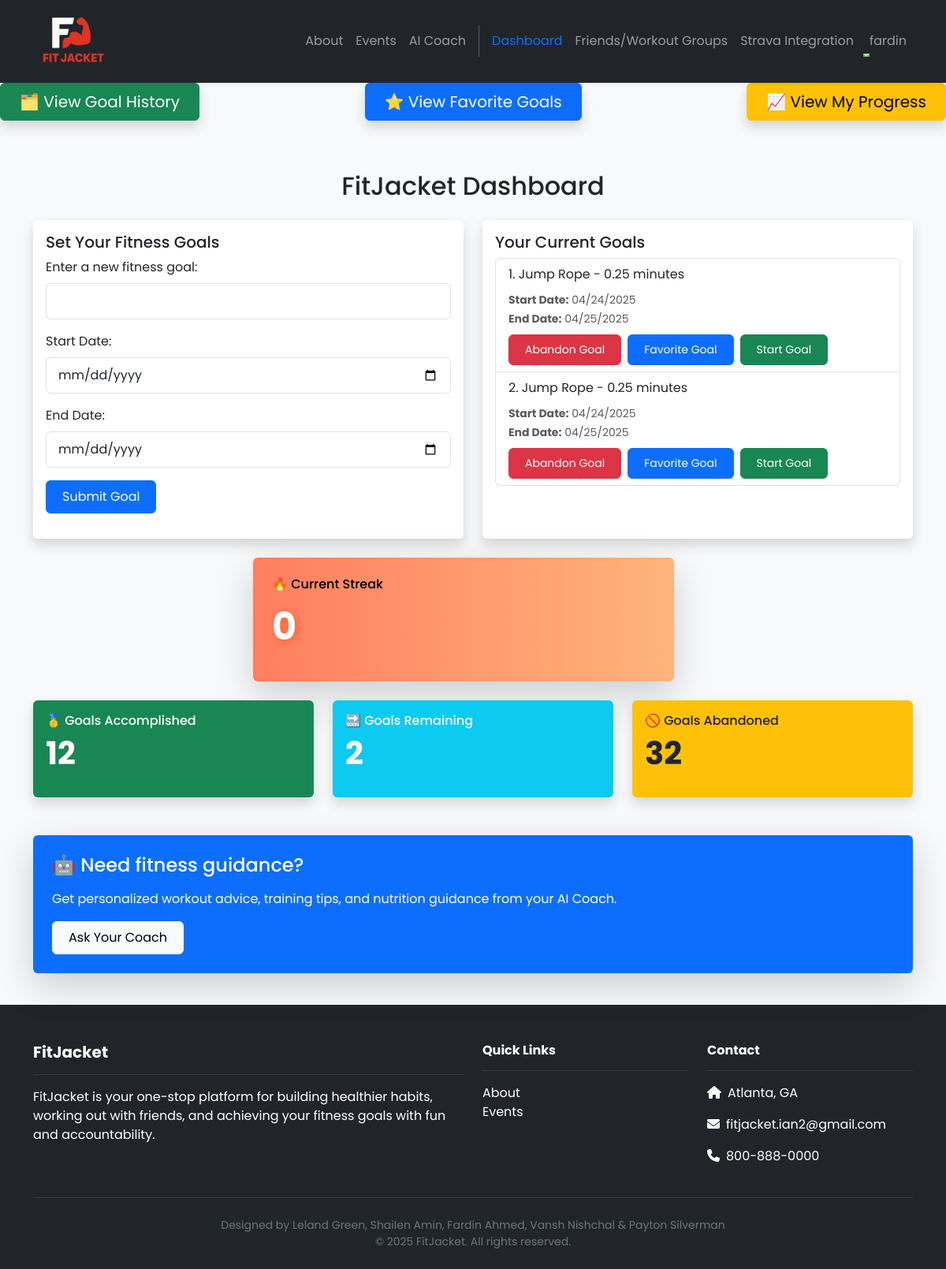
Screenshot of /dashboard/ (signed in) with the database file from the repository.
### dashboard/models.py (models this page shows, shortened)
class Goal(models.Model):
    text = models.CharField(max_length=255)
    created_at = models.DateTimeField(auto_now_add=True)
    start_date = models.DateTimeField(null=True, blank=True, default=timezone.now)
    end_date = models.DateTimeField(null=True, blank=True, default=timezone.now)
    user = models.ForeignKey(User, on_delete=models.CASCADE, null=True)
    completed = models.BooleanField(default=False)
    abandoned = models.BooleanField(default=False)
    favorite = models.BooleanField(default=False)
    total_duration_seconds = models.IntegerField(default=0)
    calories_burnt_per_second = models.FloatField(default=0.0)
    progress = models.FloatField(default=0.0)
    @classmethod
    def expired_goals(cls, user):
        today = timezone.now().date()
        expired = cls.objects.filter(
            user=user,
            completed=False,
            abandoned=False,
            end_date__date__lt=today
        )
        amount_expired = expired.count()
        expired.update(abandoned=True)
        return amount_expired

### dashboard/views.py (the view, shortened to what this page needs)
# urls.py: path('dashboard/', include('dashboard.urls')),
@login_required
def dashboard(request):
    profile, created = Profile.objects.get_or_create(user=request.user)
    if (Goal.expired_goals(request.user) > 0):
        profile.current_streak = 0
        profile.save()
        return redirect('Dashboard')
    current_goals = Goal.objects.filter(user=request.user, completed=False, abandoned=False)
    completed_goals_count = Goal.objects.filter(user=request.user, completed=True).count()
    abandoned_goals_count = Goal.objects.filter(user=request.user, abandoned=True).count()
    remaining_goals_count = Goal.objects.filter(user=request.user, completed=False, abandoned=False).count()
    return render(request, 'dashboard/goals.html', {
        'user_inputs': current_goals,
        'completed_goals_count': completed_goals_count,
        'abandoned_goals_count': abandoned_goals_count,
        'remaining_goals_count': remaining_goals_count,
        'streak': profile.current_streak
    })

### accounts/context_processors.py (called while the page is built)
def admin_group(request):
    if request.user.is_authenticated:
        is_admin = request.user.groups.filter(name='admin').exists()
    else:
        is_admin = False
    return {'is_admin': is_admin}

### friends/context_processors.py (called while the page is built)
def user_groups(request):
    if request.user.is_authenticated:
        groups = WorkoutGroup.objects.filter(groupmember__user=request.user)
    else:
        groups = []
    return {'user_groups': groups}

### dashboard/templates/dashboard/goals.html (shortened to what this page needs)
{% extends 'base.html' %}
{% block content %}
{% load static %}
<div class="d-flex justify-content-between mb-4">
  <a href="{% url 'GoalHistory' %}" class="btn btn-success btn-lg px-4 shadow">
    🗂️ View Goal History
  </a>
  <a href="{% url 'FavoriteHistory' %}" class="btn btn-primary btn-lg px-4 shadow">
    ⭐ View Favorite Goals
  </a>
  <a href="{% url 'progress' %}" class="btn btn-warning btn-lg px-4 shadow">
    📈 View My Progress
  </a>
</div>
<footer class="py-3 w-100">
<div class="container py-4">
  <h2 class="mb-4 text-center">FitJacket Dashboard</h2>
  <div class="row g-4">
    <div class="col-md-6">
      <div class="card shadow h-100">
        <div class="card-body">
          <h5 class="card-title">Set Your Fitness Goals</h5>
          <form method="POST">
            <div class="mb-3">
              <label for="inputText" class="form-label">Enter a new fitness goal:</label>
              <input type="text" class="form-control" id="inputText" name="user_input_field" required>
            </div>
              <div class="mb-3">
                <label for="startDate" class="form-label">Start Date:</label>
                <input type="date" class="form-control" id="startDate" name="start_date" required>
              </div>
              <div class="mb-3">
                <label for="endDate" class="form-label">End Date:</label>
                <input type="date" class="form-control" id="endDate" name="end_date" required>
              </div>
            <button type="submit" name="submit_goal" class="btn btn-primary">Submit Goal</button>
          </form>
        </div>
      </div>
    </div>
    <div class="col-md-6">
      <div class="card shadow h-100">
        <div class="card-body">
          <h5 class="card-title">Your Current Goals</h5>
          {% if user_inputs %}
            <ol class="list-group list-group-numbered">
              {% for goal in user_inputs %}
              <li class="list-group-item">
                {{ goal.text }}
                <div class="mt-2 text-muted">
                  <small>
                    <strong>Start Date:</strong> {{ goal.start_date|date:"m/d/Y" }} <br>
                    <strong>End Date:</strong> {{ goal.end_date|date:"m/d/Y" }}
                  </small>
                </div>
                <div class="mt-2 d-flex gap-2">
                  <form method="POST">
                    <button type="submit" name="abandon_goal" class="btn btn-danger btn-sm">Abandon Goal</button>
                  </form>
                  <form method="POST">
                    <button type="submit" name="favorite_goal" class="btn btn-primary btn-sm">Favorite Goal</button>
                  </form>
                    <form method="GET" action="{% url 'start_goal' goal.id %}">
                    <button type="submit" class="btn btn-success btn-sm">Start Goal</button>
                    </form>
                </div>
              </li>
              {% endfor %}
            </ol>
          {% else %}
            <p class="text-muted">No goals remaining.</p>
          {% endif %}
        </div>
      </div>
    </div>
<div class="row mt-4">
  <div class="col-md-6 offset-md-3">
    <div class="card text-white shadow-lg h-100 p-4" style="background: linear-gradient(to right, #ff7e5f, #feb47b);">
      <h6 class="mb-3 text-black">🔥 Current Streak</h6>
      <p class="fw-bold display-4" style="font-size: 3rem; text-shadow: 2px 2px 10px rgba(255, 69, 0, 0.6);" id="streak-number">{{ streak }}</p>
    </div>
  </div>
</div>
<div class="col-md-4">
  <div class="card bg-success text-white shadow h-100 p-3">
    <h6 class="mb-2">🥇 Goals Accomplished</h6>
    <p class="fw-bold display-6">{{ completed_goals_count }}</p>
  </div>
</div>
<div class="col-md-4">
  <div class="card bg-info text-white shadow h-100 p-3">
    <h6 class="mb-2">🔜 Goals Remaining</h6>
    <p class="fw-bold display-6">{{ remaining_goals_count }}</p>
  </div>
</div>
<div class="col-md-4">
  <div class="card bg-warning text-dark shadow h-100 p-3">
    <h6 class="mb-2">🚫 Goals Abandoned</h6>
    <p class="fw-bold display-6">{{ abandoned_goals_count }}</p>
  </div>
</div>
<div class="col-md-12 mt-5">
  <div class="card bg-primary text-white shadow-lg h-100 p-4">
    <div class="row">
      <div class="col-md-9">
        <h4 class="mb-3">🤖 Need fitness guidance?</h4>
        <p class="mb-3">Get personalized workout advice, training tips, and nutrition guidance from your AI Coach.</p>
        <a href="{% url 'ai_coach:home' %}" class="btn btn-light">Ask Your Coach</a>
      </div>
    </div>
  </div>
</div>
</div>
</footer>
{% endblock content %}

### FitJacket/templates/base.html (shortened to what this page needs)
<!DOCTYPE html>
<html>
  {% load static %}
  <head>
    <link href="https://cdn.jsdelivr.net/npm/bootstrap@5.3.3/dist/css/bootstrap.min.css" rel="stylesheet">
    <link rel="stylesheet" href="https://cdnjs.cloudflare.com/ajax/libs/font-awesome/6.1.1/css/all.min.css">
    <link rel="stylesheet" type="text/css" href="{% static 'css/style.css' %}">
  </head>
  <body>
    <nav class="navbar navbar-dark bg-dark navbar-expand-lg sticky-top shadow-sm py-2m">
      <div class="container">
        <a class="navbar-brand" href="{% url 'home.index' %}">
          <img src="{% static 'img/fitjacketlogo.png' %}" style="height:100px; width:auto;" alt="logo" />
        </a>
        <div class="collapse navbar-collapse" id="navbarNavAltMarkup">
          <div class="navbar-nav ms-auto navbar-ml">
            <a class="nav-link {% if request.path == '/about/' %}active{% endif %}" href="{% url 'home.about' %}" aria-current="{% if request.path == '/about/' %}page{% endif %}">About</a>
            <a class="nav-link {% if request.path == '/events/' %}active{% endif %}" href="{% url 'events.about' %}" aria-current="{% if request.path == '/events/' %}page{% endif %}">Events</a>
            <a class="nav-link" href="{% url 'ai_coach:home' %}">AI Coach</a>
            {% if user.is_authenticated %}
              <a class="nav-link {% if request.path == '/dashboard/' %}active{% endif %}" href="{% url 'Dashboard' %}" aria-current="{% if request.path == '/dashboard/' %}page{% endif %}">Dashboard</a>
              <a class="nav-link" href="{% url 'friends:userList' %}">Friends/Workout Groups</a>
              <a class="nav-link" href="{% url 'strava.import' %}">Strava Integration</a>
              <li class="nav-item dropdown">
                <a class="nav-link dropdown-toggle" href="#" role="button" data-bs-toggle="dropdown">
                   {{ user.username }}
                </a>
              </li>
            {% else %}
              <a class="nav-link" href="{% url 'accounts.login' %}">Login</a>
              <a class="nav-link" href="{% url 'accounts.signup' %}">Sign Up</a>
              <a class="nav-link" href="{% url 'accounts.resetPassword' %}">Reset Password</a>
            {% endif %}
          </div>
        </div>
      </div>
    </nav>
    <div class="main-content" style="height: 80vh;">
      {% block content %}
      {% endblock content %}
    </div>
    <footer class="bg-dark text-white pt-5 pb-4 mt-auto">
      <div class="container">
        <div class="row g-4">
          <div class="col-md-6">
            <h5 class="fw-bold">FitJacket</h5>
            <hr class="border-secondary">
            <p>FitJacket is your one-stop platform for building healthier habits, working out with friends, and achieving your fitness goals with fun and accountability.</p>
          </div>
          <div class="col-md-3">
            <h6 class="fw-bold">Quick Links</h6>
            <hr class="border-secondary">
            <ul class="list-unstyled">
              <li><a href="{% url 'home.about' %}" class="text-white text-decoration-none">About</a></li>
              <li><a href="{% url 'events.about' %}" class="text-white text-decoration-none">Events</a></li>
            </ul>
          </div>
          <div class="col-md-3">
            <h6 class="fw-bold">Contact</h6>
            <hr class="border-secondary">
            <p><i class="fas fa-home me-2"></i>Atlanta, GA</p>
            <p><i class="fas fa-envelope me-2"></i>fitjacket.ian2@gmail.com</p>
            <p><i class="fas fa-phone me-2"></i>800-888-0000</p>
          </div>
        </div>
        <hr class="border-secondary my-4">
        <div class="text-center small" style="color: #6c757d;">
          Designed by Leland Green, Shailen Amin, Fardin Ahmed, Vansh Nishchal & Payton Silverman<br>
          © 2025 FitJacket. All rights reserved.
        </div>
      </div>
    </footer>
  </body>
</html>

### FitJacket/static/css/style.css (style rules this page uses)
body { font-family: 'Poppins', sans-serif; background-color: #f8f9fa; min-height: 100vh; display: flex; flex-direction: column; }
.main-content { flex: 1; }
.navbar { box-shadow: 0 2px 4px rgba(0,0,0,0.1); min-height: 60px; align-items: center; }
nav.navbar { padding-top: 0.15rem; padding-bottom: 0.15rem; }
.navbar-brand { position: relative; overflow: visible; padding-top: 0; padding-bottom: 0; }
.navbar-brand img { height: 100px !important; width: auto !important; transition: transform 0.2s; }
.nav-link { position: relative; transition: color 0.3s; }
.nav-link:after { content: ''; position: absolute; width: 0; height: 2px; bottom: 0; left: 0; background-color: #6ab43e; transition: width 0.3s; }
.card { transition: transform 0.2s, box-shadow 0.2s; border: none; box-shadow: 0 2px 15px rgba(0,0,0,0.1); }
.btn { padding: 8px 20px; border-radius: 6px; transition: all 0.3s; }
.btn-danger { background-color: #dc3545; }
.form-control { border-radius: 6px; border: 1px solid #dee2e6; padding: 10px 15px; transition: border-color 0.3s, box-shadow 0.3s; }

### FitJacket/templates/base.html (style rules this page uses)
.navbar-nav .nav-link:hover, .navbar-nav .nav-link.active { color: #0d6efd !important; }

### rows the page displays
Goal: text "Jump Rope - 0.25 minutes", start_date "04/24/2025", end_date "04/25/2025"
Goal: text "Jump Rope - 0.25 minutes", start_date "04/24/2025", end_date "04/25/2025"

### other values shown
{{ user.username }} "fardin"
{{ streak }} "0"
{{ completed_goals_count }} "12"
{{ remaining_goals_count }} "2"
{{ abandoned_goals_count }} "32"
